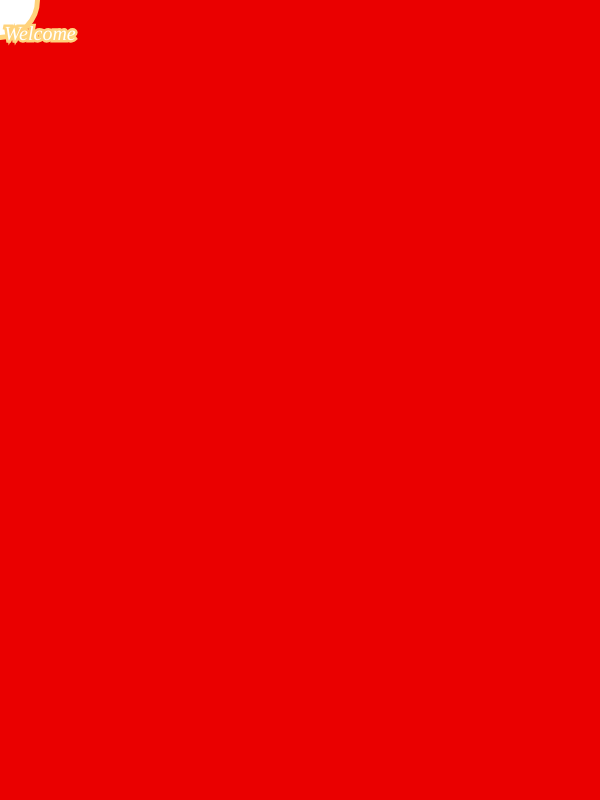
Frame 1 (no input)
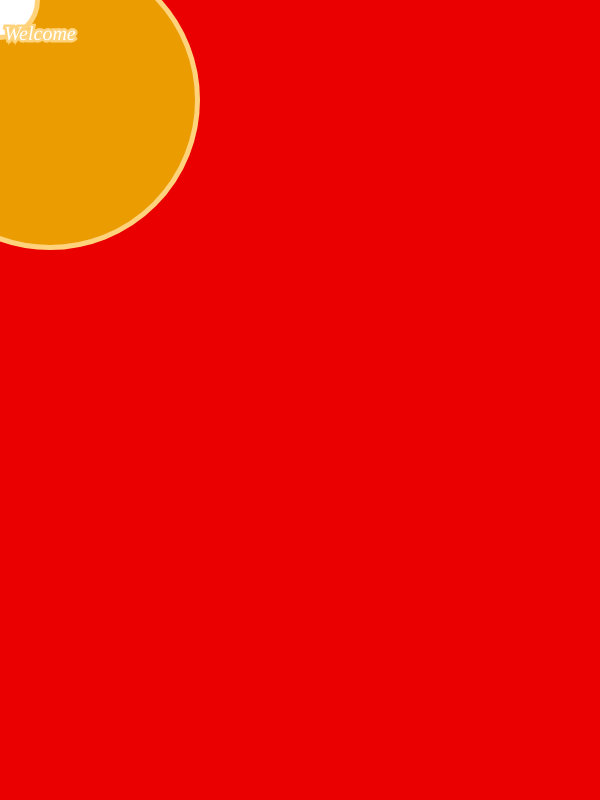
Frame 60 (no input)
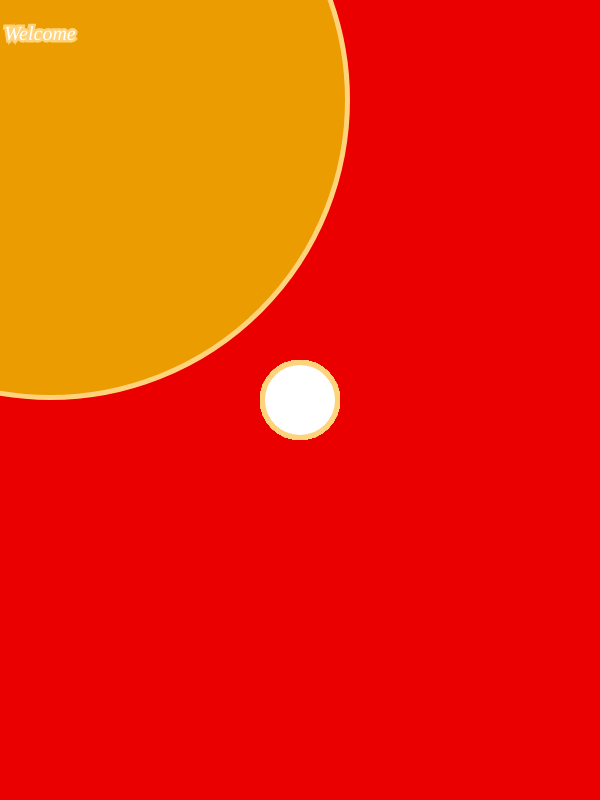
Frame 120 (the mouse pressed at the canvas centre since frame 60)

The p5.js sketch that drew these frames (run headless with seeded random() and noise() and a simulated clock; from frame 60 on, the mouse is pressed at the canvas centre):

// p5.js sketch
// ── sketch.js
var diam1=0;

function setup() {
    createCanvas (600,800);
    background("#ea0000");
}

function draw() {
    fill ("#ea9c00");
    stroke ("#ffd37c");
    strokeWeight (5);
    ellipse (50,100,diam1,diam1);
    diam1=diam1+5;
    fill ("#ffffff");
    ellipse (mouseX,mouseY,75,75);
    textSize (20);
    textFont ("Georgia");
    textStyle (ITALIC);
    textAlign (CENTER);
    text ("Welcome",40,40);
}
// ── Comic.html
<html>
    <center>
    <head><a href="Homepage.html">HOMEPAGE</a></head>
    <head><a href="Comic.html">COMIC</a></head>
    <head><a href="Sketch.html">SKETCH</a></head>
    <link href="Astro.css" rel="stylesheet" type="text/css"/>
    <title>Comic
    </title>

<hr/>
<body>
<h1>Into Beyond</h1>
<hr/>
<h4>The six panels of the comic!</h4>

<br/>
<img src="Images/Panel1.png" alt="Spaceship" width="400px"/>
<img src="Images/Panel2.png" alt="Interior" width="400px"/>
<img src="Images/Panel3.png" alt="Planet" width="400px"/>
<br/>
<img src="Images/Panel4.png" alt="Landing" width="400px"/>
<img src="Images/Panel5.png" alt="Exploration" width="400px"/>
<img src="Images/Panel6.png" alt="Discovery" width="400px"/>
<br/>
<br/>

</body>
</center>
</html>
// ── Homepage.html
<html>
    <center>
    <head><a href="Homepage.html">HOMEPAGE</a></head>
    <head><a href="Comic.html">COMIC</a></head>
    <head><a href="Sketch.html">SKETCH</a></head>
    <link href="Astro.css" rel="stylesheet" type="text/css"/>
    <title>Homepage
    </title>

<hr/>
<body>
<h1>Welcome to my website!</h1>
<hr/>
<h4>In this website, I will show you a comic about astronauts trying to discover life on another planet.</h4>

<br/>
<img src="Images/Astronaut.gif" alt="An astronaut says hi." width="475px"/>
<br/>

</body>
</center>
</html>
// ── Sketch.html
<html>
    <center>
    <head><a href="Homepage.html">HOMEPAGE</a></head>
    <head><a href="Comic.html">COMIC</a></head>
    <head><a href="Sketch.html">SKETCH</a></head>
    <link href="Astro.css" rel="stylesheet" type="text/css"/>
    <title>Sketch
    </title>

<hr/>
<body>
<h1>Storyboard Sketch</h1>
<hr/>
<h4>Here is the creative brief sketch I did in preperation for the comic.</h4>

<br/>
<img src="Images/Sketch.jpg" alt="The project sketch" width="650px"/>
<br/>

</body>
</center>
</html>
